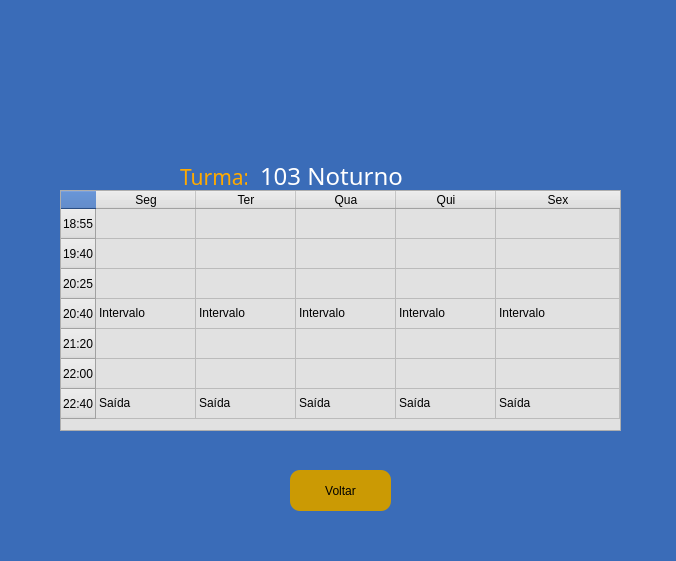
<?xml version="1.0" encoding="UTF-8"?>
<ui version="4.0">
 <class>MainWindow</class>
 <widget class="QMainWindow" name="MainWindow">
  <property name="geometry">
   <rect>
    <x>0</x>
    <y>0</y>
    <width>676</width>
    <height>561</height>
   </rect>
  </property>
  <property name="windowTitle">
   <string>Horarios</string>
  </property>
  <property name="styleSheet">
   <string notr="true">background-color: rgb(58, 108, 184);</string>
  </property>
  <widget class="QWidget" name="centralwidget">
   <widget class="QTableWidget" name="tableWidget">
    <property name="geometry">
     <rect>
      <x>60</x>
      <y>190</y>
      <width>561</width>
      <height>241</height>
     </rect>
    </property>
    <property name="styleSheet">
     <string notr="true">
background-color: rgb(225, 225, 225);
border-color: rgb(0, 0, 0)
</string>
    </property>
    <attribute name="horizontalHeaderCascadingSectionResizes">
     <bool>false</bool>
    </attribute>
    <attribute name="horizontalHeaderStretchLastSection">
     <bool>true</bool>
    </attribute>
    <row>
     <property name="text">
      <string>18:55</string>
     </property>
    </row>
    <row>
     <property name="text">
      <string>19:40</string>
     </property>
    </row>
    <row>
     <property name="text">
      <string>20:25</string>
     </property>
    </row>
    <row>
     <property name="text">
      <string>20:40</string>
     </property>
    </row>
    <row>
     <property name="text">
      <string>21:20</string>
     </property>
    </row>
    <row>
     <property name="text">
      <string>22:00</string>
     </property>
    </row>
    <row>
     <property name="text">
      <string>22:40</string>
     </property>
    </row>
    <column>
     <property name="text">
      <string>Seg</string>
     </property>
    </column>
    <column>
     <property name="text">
      <string>Ter</string>
     </property>
    </column>
    <column>
     <property name="text">
      <string>Qua</string>
     </property>
    </column>
    <column>
     <property name="text">
      <string>Qui</string>
     </property>
    </column>
    <column>
     <property name="text">
      <string>Sex</string>
     </property>
    </column>
    <item row="0" column="0">
     <property name="text">
      <string/>
     </property>
    </item>
    <item row="0" column="1">
     <property name="text">
      <string/>
     </property>
    </item>
    <item row="0" column="2">
     <property name="text">
      <string/>
     </property>
    </item>
    <item row="0" column="3">
     <property name="text">
      <string/>
     </property>
    </item>
    <item row="0" column="4">
     <property name="text">
      <string/>
     </property>
    </item>
    <item row="1" column="0">
     <property name="text">
      <string/>
     </property>
    </item>
    <item row="1" column="1">
     <property name="text">
      <string/>
     </property>
    </item>
    <item row="1" column="2">
     <property name="text">
      <string/>
     </property>
    </item>
    <item row="1" column="3">
     <property name="text">
      <string/>
     </property>
    </item>
    <item row="1" column="4">
     <property name="text">
      <string/>
     </property>
    </item>
    <item row="2" column="0">
     <property name="text">
      <string/>
     </property>
    </item>
    <item row="2" column="1">
     <property name="text">
      <string/>
     </property>
    </item>
    <item row="2" column="2">
     <property name="text">
      <string/>
     </property>
    </item>
    <item row="2" column="3">
     <property name="text">
      <string/>
     </property>
    </item>
    <item row="2" column="4">
     <property name="text">
      <string/>
     </property>
    </item>
    <item row="3" column="0">
     <property name="text">
      <string>Intervalo</string>
     </property>
     <property name="background">
      <brush brushstyle="NoBrush">
       <color alpha="255">
        <red>0</red>
        <green>0</green>
        <blue>0</blue>
       </color>
      </brush>
     </property>
     <property name="foreground">
      <brush brushstyle="NoBrush">
       <color alpha="255">
        <red>255</red>
        <green>0</green>
        <blue>0</blue>
       </color>
      </brush>
     </property>
    </item>
    <item row="3" column="1">
     <property name="text">
      <string>Intervalo</string>
     </property>
     <property name="foreground">
      <brush brushstyle="NoBrush">
       <color alpha="255">
        <red>255</red>
        <green>0</green>
        <blue>0</blue>
       </color>
      </brush>
     </property>
    </item>
    <item row="3" column="2">
     <property name="text">
      <string>Intervalo</string>
     </property>
     <property name="foreground">
      <brush brushstyle="NoBrush">
       <color alpha="255">
        <red>255</red>
        <green>0</green>
        <blue>0</blue>
       </color>
      </brush>
     </property>
    </item>
    <item row="3" column="3">
     <property name="text">
      <string>Intervalo</string>
     </property>
     <property name="foreground">
      <brush brushstyle="NoBrush">
       <color alpha="255">
        <red>255</red>
        <green>0</green>
        <blue>0</blue>
       </color>
      </brush>
     </property>
    </item>
    <item row="3" column="4">
     <property name="text">
      <string>Intervalo</string>
     </property>
     <property name="foreground">
      <brush brushstyle="NoBrush">
       <color alpha="255">
        <red>255</red>
        <green>0</green>
        <blue>0</blue>
       </color>
      </brush>
     </property>
    </item>
    <item row="4" column="0">
     <property name="text">
      <string/>
     </property>
    </item>
    <item row="4" column="1">
     <property name="text">
      <string/>
     </property>
    </item>
    <item row="4" column="2">
     <property name="text">
      <string/>
     </property>
    </item>
    <item row="4" column="3">
     <property name="text">
      <string/>
     </property>
    </item>
    <item row="4" column="4">
     <property name="text">
      <string/>
     </property>
    </item>
    <item row="5" column="0">
     <property name="text">
      <string/>
     </property>
    </item>
    <item row="5" column="1">
     <property name="text">
      <string/>
     </property>
    </item>
    <item row="5" column="2">
     <property name="text">
      <string/>
     </property>
    </item>
    <item row="5" column="3">
     <property name="text">
      <string/>
     </property>
    </item>
    <item row="5" column="4">
     <property name="text">
      <string/>
     </property>
    </item>
    <item row="6" column="0">
     <property name="text">
      <string>Saída</string>
     </property>
     <property name="background">
      <brush brushstyle="NoBrush">
       <color alpha="255">
        <red>0</red>
        <green>0</green>
        <blue>0</blue>
       </color>
      </brush>
     </property>
     <property name="foreground">
      <brush brushstyle="NoBrush">
       <color alpha="255">
        <red>85</red>
        <green>170</green>
        <blue>0</blue>
       </color>
      </brush>
     </property>
    </item>
    <item row="6" column="1">
     <property name="text">
      <string>Saída</string>
     </property>
     <property name="foreground">
      <brush brushstyle="NoBrush">
       <color alpha="255">
        <red>85</red>
        <green>170</green>
        <blue>0</blue>
       </color>
      </brush>
     </property>
    </item>
    <item row="6" column="2">
     <property name="text">
      <string>Saída</string>
     </property>
     <property name="foreground">
      <brush brushstyle="NoBrush">
       <color alpha="255">
        <red>85</red>
        <green>170</green>
        <blue>0</blue>
       </color>
      </brush>
     </property>
    </item>
    <item row="6" column="3">
     <property name="text">
      <string>Saída</string>
     </property>
     <property name="foreground">
      <brush brushstyle="NoBrush">
       <color alpha="255">
        <red>85</red>
        <green>170</green>
        <blue>0</blue>
       </color>
      </brush>
     </property>
    </item>
    <item row="6" column="4">
     <property name="text">
      <string>Saída</string>
     </property>
     <property name="foreground">
      <brush brushstyle="NoBrush">
       <color alpha="255">
        <red>85</red>
        <green>170</green>
        <blue>0</blue>
       </color>
      </brush>
     </property>
    </item>
   </widget>
   <widget class="QLabel" name="label">
    <property name="geometry">
     <rect>
      <x>-80</x>
      <y>0</y>
      <width>800</width>
      <height>150</height>
     </rect>
    </property>
    <property name="text">
     <string/>
    </property>
    <property name="pixmap">
     <pixmap>Sem Título-6.png</pixmap>
    </property>
   </widget>
   <widget class="QPushButton" name="btnvoltar3">
    <property name="geometry">
     <rect>
      <x>290</x>
      <y>470</y>
      <width>101</width>
      <height>41</height>
     </rect>
    </property>
    <property name="styleSheet">
     <string notr="true">background-color: rgb(203, 154, 4);
border-radius:10px</string>
    </property>
    <property name="text">
     <string>Voltar</string>
    </property>
   </widget>
   <widget class="QLabel" name="label_2">
    <property name="geometry">
     <rect>
      <x>180</x>
      <y>166</y>
      <width>67</width>
      <height>21</height>
     </rect>
    </property>
    <property name="font">
     <font>
      <family>Yu Gothic Medium</family>
      <pointsize>16</pointsize>
     </font>
    </property>
    <property name="styleSheet">
     <string notr="true">
color: rgb(255, 170, 0);</string>
    </property>
    <property name="text">
     <string>Turma:</string>
    </property>
   </widget>
   <widget class="QLabel" name="label_3">
    <property name="geometry">
     <rect>
      <x>260</x>
      <y>162</y>
      <width>201</width>
      <height>27</height>
     </rect>
    </property>
    <property name="font">
     <font>
      <family>Yu Gothic Medium</family>
      <pointsize>18</pointsize>
     </font>
    </property>
    <property name="styleSheet">
     <string notr="true">color: rgb(255, 255, 255);</string>
    </property>
    <property name="text">
     <string>103 Noturno</string>
    </property>
   </widget>
  </widget>
 </widget>
 <resources/>
 <connections/>
</ui>
